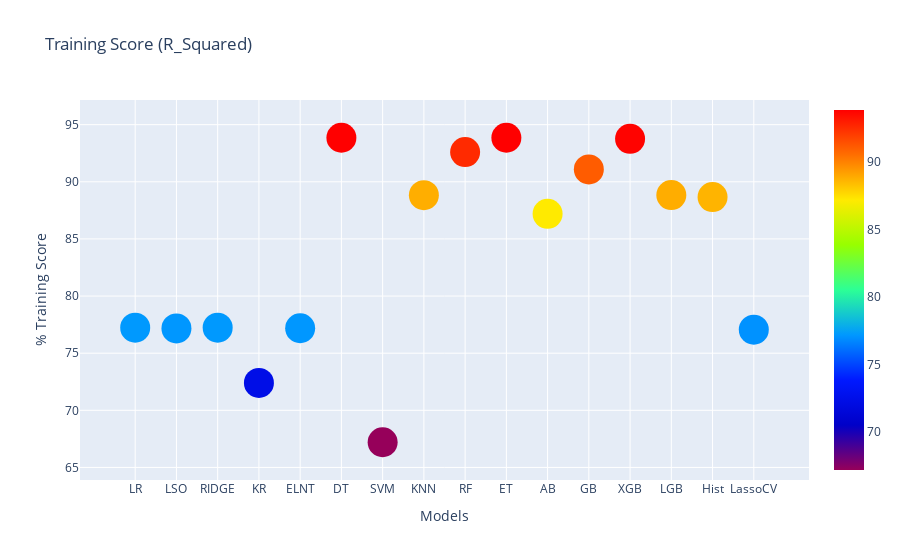

The notebook cell this image was saved under:
### Code cell
'''Training accuracy of our regression models. By default score method returns coefficient of determination (r_squared).'''
def train_r2(model):
    model.fit(X_train, y_train)
    return model.score(X_train, y_train)

'''Calculate and plot the training accuracy.'''
models = [linear, lasso, ridge, kr, elnt, dt, svm, knn, rf, et, ab, gb, xgb, lgb, hist, lasso_cv]
training_score = []
for model in models:
    training_score.append(train_r2(model))
    
'''Plot dataframe of training accuracy.'''
train_score = pd.DataFrame(data = training_score, columns = ['Training_R2'])
train_score.index = ['LR', 'LSO', 'RIDGE', 'KR', 'ELNT', 'DT', 'SVM', 'KNN', 'RF', 'ET', 'AB', 'GB', 'XGB', 'LGB', 'Hist', 'LassoCV']
train_score = (train_score*100).round(4)
scatter_plot(train_score.index, train_score['Training_R2'], 'Training Score (R_Squared)', 'Models','% Training Score', 30, 'Rainbow')

### Figure 1 — Plotly figure (JSON) as saved in the notebook; plotly's stock layout.template omitted (floating-point values rounded to 4 significant figures)
{"data": [{"marker": {"color": [77.24, 77.17, 77.24, 72.4, 77.18, 93.86, 67.21, 88.83, 92.6, 93.86, 87.2, 91.09, 93.77, 88.84, 88.66, 77.05], "colorscale": [[0, "rgb(150,0,90)"], [0.125, "rgb(0,0,200)"], [0.25, "rgb(0,25,255)"], [0.375, "rgb(0,152,255)"], [0.5, "rgb(44,255,150)"], [0.625, "rgb(151,255,0)"], [0.75, "rgb(255,234,0)"], [0.875, "rgb(255,111,0)"], [1, "rgb(255,0,0)"]], "showscale": true, "size": 30}, "mode": "markers", "type": "scatter", "x": ["LR", "LSO", "RIDGE", "KR", "ELNT", "DT", "SVM", "KNN", "RF", "ET", "AB", "GB", "XGB", "LGB", "Hist", "LassoCV"], "y": [77.24, 77.17, 77.24, 72.4, 77.18, 93.86, 67.21, 88.83, 92.6, 93.86, 87.2, 91.09, 93.77, 88.84, 88.66, 77.05]}], "layout": {"hovermode": "closest", "title": {"text": "Training Score (R_Squared)"}, "xaxis": {"title": {"text": "Models"}}, "yaxis": {"title": {"text": "% Training Score"}}}}
